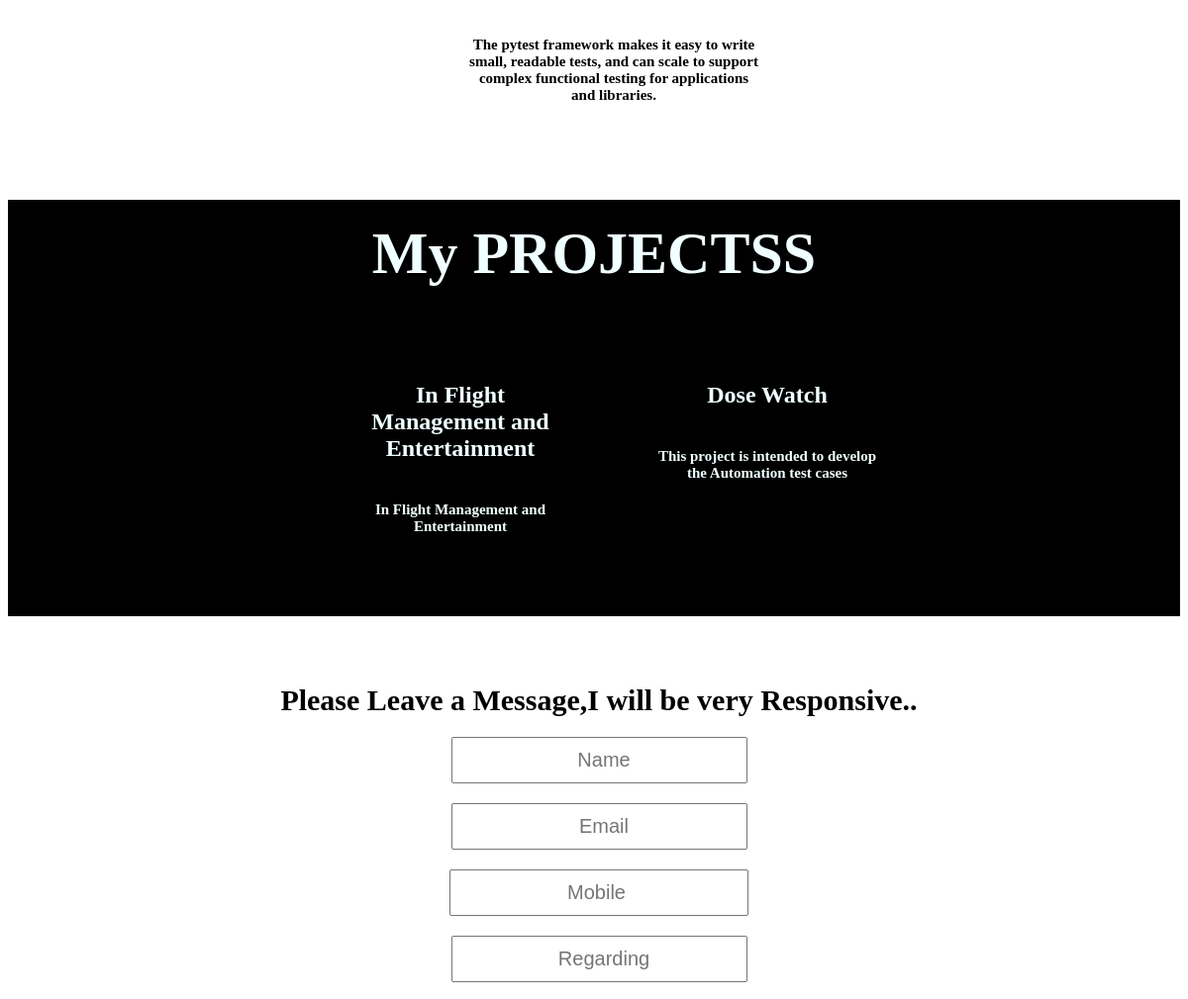
The app's page / (middle part), older data.
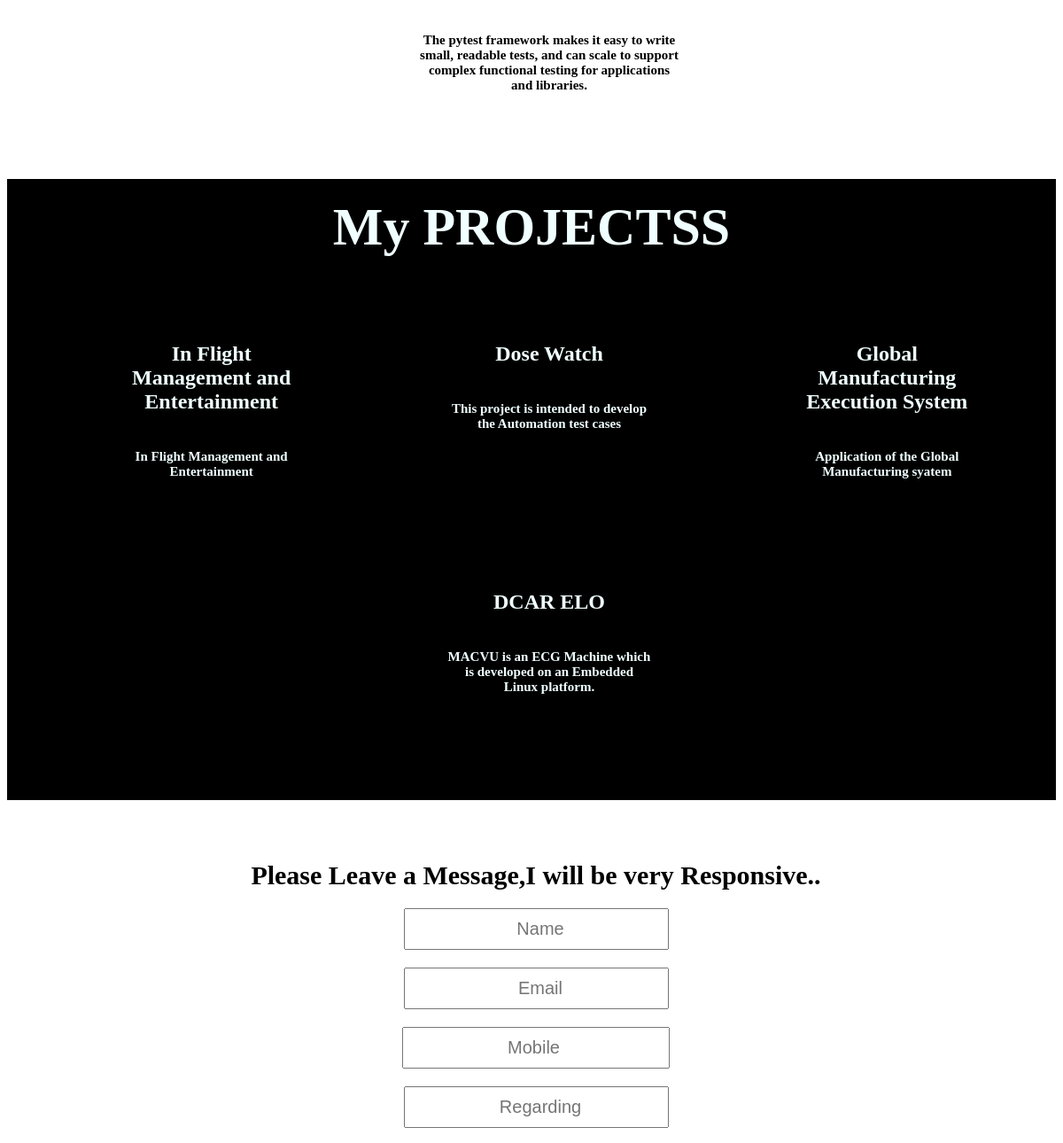
The same page, newer data.
### mypage/models.py (models this page shows, shortened)
class Skills(models.Model):
    skill_name = models.CharField(max_length=100)
    skill_img = models.ImageField(upload_to='media')
    skill_quote = models.CharField(max_length=350)
    skill_desc = models.TextField(max_length=10000)
    class Meta:
        verbose_name_plural = 'Skills'

class Projects(models.Model):
    project_name = models.CharField(max_length=100)
    project_img = models.ImageField(upload_to='media',null=True)
    Project_quote = models.CharField(max_length=500)
    project_teamsize = models.IntegerField()
    project_roles = models.TextField(max_length=10000)
    project_skills = models.ManyToManyField(Skills)
    class Meta:
        verbose_name_plural = 'Projects'

### mypage/views.py (the view)
# urls.py: path('',views.home,name='home'),
def home(request):
    skills = Skills.objects.all()
    skills = skills[:4]
    projects = Projects.objects.all()
    projects = projects[:4]
    form = EnquiryForm
    if request.method == 'POST':
        form = EnquiryForm(request.POST)
        if form.is_valid():
            form.save()
            messages.success(request,'Enquiry submitted successfully.Thank You.I will reply or contact you soon..Good Day.')
            return redirect('enqsuc')
    context ={
        'form':form,
        'skills':skills,
        'projects':projects
    }
    return render(request,'home.html',context)

### mypage/templates/home.html (shortened to what this page needs)
{% extends 'base.html' %}
{% load static %}
{% block content %}
<br>
<section class="skills">
    <div>
        <ul>
            {% for skill in skills %}
            <li>
            <h2 class="quote">{{skill.skill_quote}}</h2>
            </li>
            {% endfor %}
        </ul>
    </div>
</section>
<section class="projects">
    <h1 class="title3" title="Click Here for ALL PROJECTS"><a href="{% url 'allprojects' %}">My PROJECTSS</a></h1>
    <div>
        <ul>
            {% for project in projects %}
            <li>
            <h1 class="projectname"><a href="{% url 'singleproject' project.id %}">{{project.project_name}}</a></h1>
            <h2 class="quote">{{project.Project_quote}}</h2>
            </li>
            {% endfor %}
        </ul>
    </div>
</section>
<br>
<section class="form-control">
    <h1 class="heading">Please Leave a Message,I will be very Responsive..</h1>
    <form method="POST">
    {% for field in form %}
    <div class="field-tag">
        {{field}}
    </div>
    {% endfor %}
</form>
</section>
<br>
{% endblock content %}

Row changes from the older to the newer data that the page shows:
added Projects: project_name "Global Manufacturing Execution System", Project_quote "Application of the Global Manufacturing syatem"
added Projects: project_name "DCAR ELO", Project_quote "MACVU is an ECG Machine which is developed on an Embedded Linux platform."
